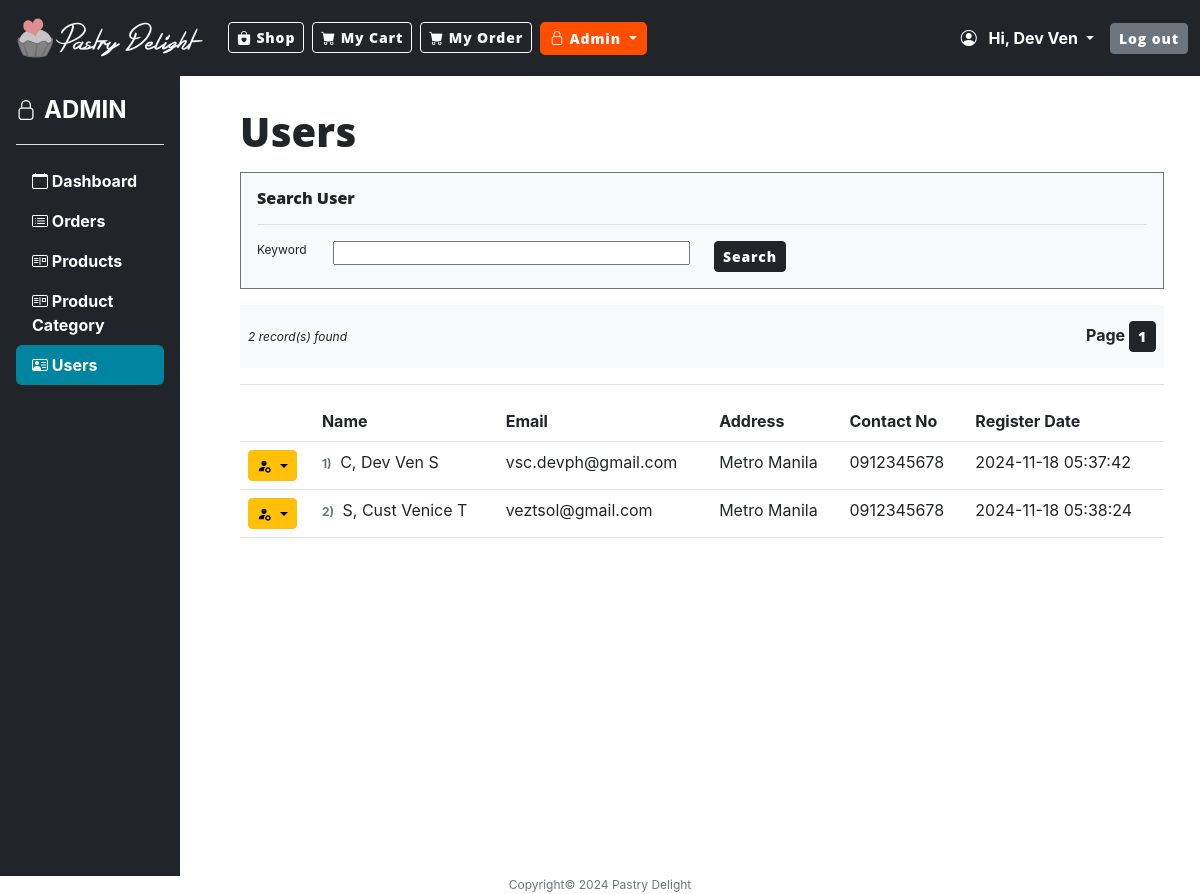
The page /admin_user (signed in) on the database its author committed.
### model.py (models this page shows, shortened)
class User(UserMixin, db.Model):
    __tablename__ = "user"
    id: Mapped[int] = mapped_column(Integer, primary_key=True)
    email: Mapped[str] = mapped_column(String(100), unique=True, nullable=False)
    fname: Mapped[str] = mapped_column(String(100), nullable=False)
    mname: Mapped[str] = mapped_column(String(100), nullable=False)
    lname: Mapped[str] = mapped_column(String(100), nullable=False)
    contact_no: Mapped[str] = mapped_column(String(100), nullable=False)
    address: Mapped[str] = mapped_column(String(250), nullable=False)
    postal_code: Mapped[str] = mapped_column(String(100), nullable=False)
    country: Mapped[str] = mapped_column(String(100), nullable=False)
    password: Mapped[str] = mapped_column(String(250), nullable=False)
    status: Mapped[str] = mapped_column(String(20))
    created_date: Mapped[datetime] = mapped_column(DateTime(timezone=False), server_default=func.now(), nullable=False)
    orders = relationship("OrderHeader", back_populates="created_by")
    products = relationship("Product", back_populates="created_by")

### main.py (the view)
@app.route("/admin_user", methods=["GET", "POST"])
@admin_only
def admin_user():
    form = SearchForm()
    page = request.args.get('page', 1, type=int)
    db_connect.records_per_page = RECORDS_PER_PAGE
    if 'search_admin_user_criteria' not in session:
        session['search_admin_user_criteria'] = {
            'keyword': "%%",
        }
    search_criteria = session['search_admin_user_criteria']
    if request.method == "POST":
        page = 1
        search_criteria["keyword"] = f"%{form.keyword.data}%"
        session['search_admin_user_criteria'] = search_criteria
    else:
        get_search_criteria = session['search_admin_user_criteria']
        form.keyword.data = get_search_criteria["keyword"].replace("%", "")
    search_criteria = session['search_admin_user_criteria']
    users = db_connect.get_users_by(search_criteria["keyword"], page=page)
    return render_template("admin_users.html", users=users, form=form, is_admin=True, now=DATE_NOW)

### form.py
class SearchForm(FlaskForm):
    keyword = StringField('Keyword')
    submit_btn = SubmitField('Search',render_kw={'class':'btn-sm btn-dark'})

### main.py (called while the page is built)
@login_manager.user_loader
def load_user(user_id):
    return db_connect.get_user_details(user_id)

def admin_only(f):
    @wraps(f)
    def decorated_function(*args, **kwargs):
        if not current_user.is_authenticated:
            return redirect(url_for('login'))
        else:
            user_access = db_connect.get_user_access(**{'user_id': current_user.id, 'user_group_id': 1})
            if user_access:
                return f(*args, **kwargs)
            else:
                return redirect(url_for('home'))
    return decorated_function

### model.py (called while the page is built)
    def get_user_details(self, user_id):
        record = self.db.session.execute(db.select(User).where(User.id == user_id)).scalar()
        return record

    def get_users_by(self, keyword, page, **where_cond):
        if keyword != "":
            keyword = f"%{keyword}%"
            record_list = User.query.filter_by(**where_cond).where(
                or_(User.fname.like(keyword), User.mname.like(keyword), User.lname.like(keyword)
                    , User.email.like(keyword), User.contact_no.like(keyword), User.address.like(keyword))).order_by(
                User.lname.asc()).paginate(page=page, per_page=self.records_per_page)
        else:
            record_list = User.query.filter_by(**where_cond).order_by(User.lname.asc()).paginate(page=page,
                                                                                                 per_page=self.records_per_page)
        return record_list

    def get_user_access(self, **user_details):
        record = UserAccess.query.filter_by(**user_details).scalar()
        return record

### templates/admin_users.html (shortened to what this page needs)
{% include "header.html" %}
{% from "bootstrap5/form.html" import render_form %}
<main>
    <div class="row">
        <div class="col-md-2">
            {% include "admin_sidebar.html" %}
        </div>
        <div class="col-md-10 px-5 mt-3">
            <h1 class="mt-3">Users</h1>
            <div class="border border-1 border-secondary bg-light my-3 p-3">
                <h6>Search User</h6>
                <hr/>
                <div class="fs-7">
                    <form class="form" method="post">
                        <div class="row">
                            <div class="col-md-6">
                                <div class="form-group row">
                                    {{ form.keyword.label(class_="col-sm-2") }}
                                    <div class="col-sm-10">
                                        {{ form.keyword(class_="w-100") }}
                                    </div>
                                </div>
                            </div>
                            <div class="col-md-6">
                                <button type="submit" class="btn btn-sm btn-dark">Search</button>
                            </div>
                        </div>
                    </form>
                </div>
            </div>
            {% if users.total > 0 %}
            <div class="justify-content-between d-flex align-items-center bg-light px-2">
                <div class="fs-7 fst-italic ">
                    {{ users.total }} record(s) found
                </div>
                <div class="py-3 fs-6 fw-bold">
                    Page
                    {% for i in range(1,users.pages+1): %}
                    <a href="{{ url_for('admin_user',page=i) }}"
                       class="btn btn-sm {% if users.page == i %}btn-dark{%else%} btn-light{%endif%}">
                        {{ i }}
                    </a>
                    {% endfor %}
                </div>
            </div>
            {% endif %}
            <hr/>
            <table class="table fs-6 table-hover">
                <thead>
                <tr>
                    <th></th>
                    <th>Name</th>
                    <th>Email</th>
                    <th>Address</th>
                    <th>Contact No</th>
                    <th>Register Date</th>
                </tr>
                </thead>
                <tbody>
                {% if users.total == 0 %}
                <tr>
                    <td colspan="6">
                        <div class="alert alert-secondary mt-3 fs-6" role="alert">
                            No records found
                        </div>
                    </td>
                </tr>
                {% else %}
                {% for user in users:%}
                <tr class="{% if user.status != 'ACTIVE' %}bg-opacity-10 bg-danger fs-7{% endif %}">
                    <td>
                        <div class="dropdown ">
                            <a class="btn btn-warning dropdown-toggle btn-sm" href="#" role="button"
                               id="dropdownMenuLink"
                               data-bs-toggle="dropdown" aria-haspopup="true" aria-expanded="false" title="Update user">
                                <i class="bi bi-person-fill-gear"></i>
                            </a>
                        </div>
                    </td>
                    <td>
                        <span class="fw-bold text-muted fs-7 pe-1">{{ ((users.page * users.per_page) - (users.per_page)) + loop.index }})</span>
                        {{ user.lname }}, {{ user.fname }} {{ user.mname }}
                    </td>
                    <td>{{ user.email }}</td>
                    <td>{{ user.address }}</td>
                    <td>{{ user.contact_no }}</td>
                    <td>{{ user.created_date }}</td>
                </tr>
                {% endfor %}
                {% endif %}
                </tbody>
            </table>
        </div>
    </div>
</main>
{% include "footer.html" %}

### templates/header.html (shortened to what this page needs)
<!DOCTYPE html>
<html lang="en">
<head>
    {% block styles %}
    {{ bootstrap.load_css() }}
    <link
            href="{{ url_for('static', filename='css/style.css') }}"
            rel="stylesheet"
    />
    <link href="https://cdn.jsdelivr.net/npm/bootstrap-icons/font/bootstrap-icons.css" rel="stylesheet">
    {% endblock %}
</head>
<body>
<nav class="navbar navbar-expand-lg navbar-dark bg-dark">
    <div class="container-fluid">
        <a class="navbar-brand" href="{{ url_for('home') }}">
            <img class="logo" alt="Pastry Delight"
                 src="{{ url_for('static', filename='images/pd_horizontal_white.png') }}">
        </a>
        <div class="collapse navbar-collapse" id="navbarSupportedContent">
            <ul class="navbar-nav mb-2 mb-lg-0">
                <li class="nav nav-item me-2">
                     <a class="btn btn-outline-light btn-sm {% if request.path == '/' %}active{% endif %}" aria-current="page" href="{{ url_for('home') }}">
                        <i class="bi bi-bag-heart-fill"></i>
                        Shop
                    </a>
                </li>
                <li class="nav nav-item me-2">
                    <a class=" btn btn-outline-light btn-sm" aria-current="page" href="{{ url_for('my_cart') }}">
                        <i class="bi bi-cart-fill"></i>
                        My Cart
                    </a>
                </li>
                {% if current_user.is_authenticated %}
                <li class="nav nav-item me-2">
                    <a class=" btn btn-outline-light btn-sm" aria-current="page" href="{{ url_for('order_list') }}">
                        <i class="bi bi-cart-fill"></i>
                        My Order
                    </a>
                </li>
                {% endif %}
            </ul>
            <ul class="navbar-nav me-auto mb-2 mb-lg-0">
                {% if is_admin %}
                <li class="nav-item dropdown">
                    <a class="dropdown-toggle btn btn-outline-light btn-sm {% if '/admin_' in request.path %}active{%
            endif %} " href="#" id="navbarDropdown" role="button"
                       data-bs-toggle="dropdown" aria-expanded="false">
                        <i class="bi bi-lock"></i> Admin
                    </a>
                </li>
                {% endif %}
            </ul>
            <ul class="navbar-nav navbar-right">
                {% if current_user.is_authenticated %}
                <li class="fw-bold text-white me-3 fs-5 nav-item dropdown">
                    <a class="dropdown-toggle text-white fs-6"  role="button"
                       data-bs-toggle="dropdown" aria-expanded="false">
                        <i class="bi bi-person-circle me-2"></i>
                        Hi, {{ current_user.fname }}
                    </a>
                </li>
                <li class="nav-item">
                    <a href="{{ url_for('logout') }}" class="btn btn-secondary btn-sm">Log out</a>
                </li>
                {% endif %}
            </ul>
        </div>
    </div>
</nav>

### rows shown on the page
User: fname "Dev Ven", id "1", lname "C", mname "S", email "vsc.devph@gmail.com", address "Metro Manila", contact_no "0912345678", created_date "2024-11-18 05:37:42"
User: id "2", lname "S", fname "Cust Venice", mname "T", email "veztsol@gmail.com", address "Metro Manila", contact_no "0912345678", created_date "2024-11-18 05:38:24"

### other values the page prints
{{ users.total }} "2"
{{ i }} "1"
{{ now.year }} "2024"
